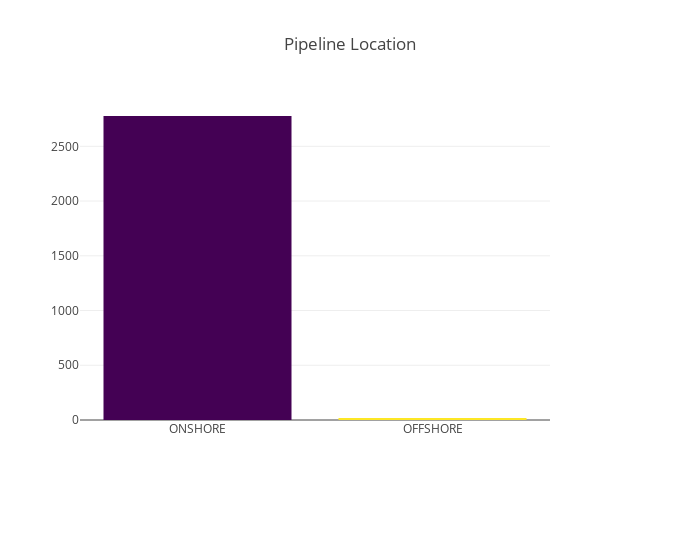

This figure's notebook cell:
### Code cell
df=pd.read_csv("C:\\Users\\DELL\\Downloads\\IDS\\dataset1.csv")
main_causes = df['Pipeline Location'].value_counts()
main_causes = go.Bar(
   y = main_causes.values, 
   x = main_causes.index.values, 
   name = 'Pipeline Location count', 
     marker=dict(
        color=main_causes.values,
        colorscale = 'Viridis',
        reversescale = True
        )

)

data = [main_causes]

layout = go.Layout (
title = 'Pipeline Location', 
width = 700, 
margin=go.Margin(b=140, r=150)
)

fig = go.Figure(data=data, layout=layout)
py.iplot(fig, filename='basic-bar')

#most failure resulted from material/weld/equipment failure, while all other reasons together only 1358. So need
#to pay particular attention to Material/Weld/Equipment failure.

### Figure 1 — Plotly figure (JSON) as saved in the notebook; plotly's stock layout.template omitted (floating-point values rounded to 4 significant figures)
{"data": [{"marker": {"color": [2777, 18], "colorscale": "Viridis", "reversescale": true}, "name": "Pipeline Location count", "type": "bar", "uid": "bebd980e-ae85-4b19-9159-ba43bd986457", "x": ["ONSHORE", "OFFSHORE"], "y": [2777, 18]}], "layout": {"margin": {"b": 140, "r": 150}, "title": {"text": "Pipeline Location"}, "width": 700}}
